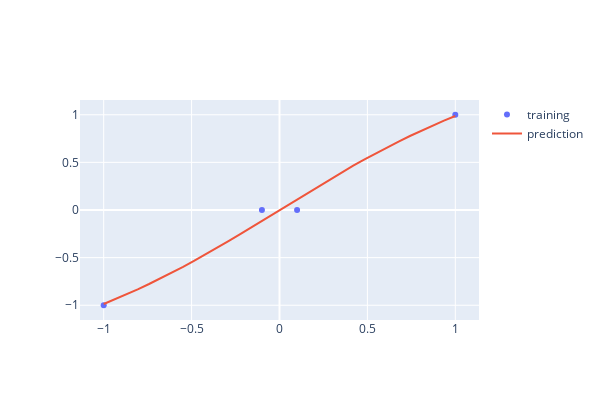
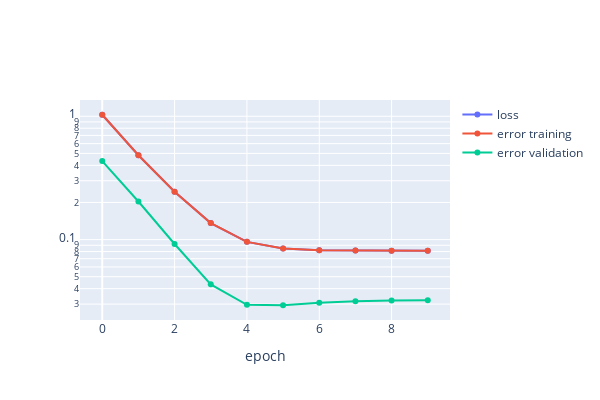
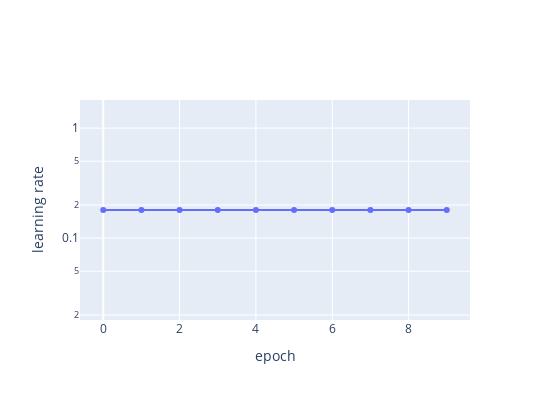

Notebook cell for these charts, in order:
### Code cell
dnn_val = keras.models.Sequential()
dnn_val.add(keras.layers.InputLayer(input_shape=1))
dnn_val.add(keras.layers.Dense(8, activation='tanh'))
dnn_val.add(keras.layers.Dense(1, activation="linear"))

n_epochs = 10
metric_lr = np.zeros((n_epochs,))
initial_learning_rate = 0.1
final_learning_rate = 0.4

learning_rate = 0.18
lr_callback = keras.callbacks.LearningRateScheduler(lr_constant)
# lr_callback = keras.callbacks.LearningRateScheduler(lr_exponential_decay)

dnn_val.compile(loss='mse', optimizer=optimr, metrics=['mse','mae'])

x_t = [-1, -0.1, 0.1, 1]
y_t = [-1, 0, 0, 1]

x_t = np.array(x_t, dtype = np.float32)
y_t = np.array(y_t, dtype = np.float32)

x_v = np.linspace(-1.,1.,8)
y_v = x_v

history = dnn_val.fit(x_t, y_t,           
                  validation_data=(x_v,y_v),         
                  epochs=n_epochs,
                  batch_size=int(x_t.size),
                  callbacks = [lr_callback,print_dots()], 
                  verbose = 0)

fig = go.Figure()
fig.add_trace(go.Scatter(x=x_t, y=y_t, mode='markers', name='training'))
x_p = np.linspace(-1,1,32)
fig.add_trace(go.Scatter(x=x_p, mode='lines',                        
                         y=np.array(dnn_val.predict(x_p)).reshape((x_p.size,)),
                         name='prediction'))
fig.update_layout(height=400, width=600)
fig.show()

fig = go.Figure()
plot_history(fig, history)
fig.show()

fig = go.Figure()
fig.add_trace(go.Scatter(y=metric_lr))
fig.update_layout(height=400, width=550, yaxis_type='log', 
                  xaxis_title='epoch', yaxis_title='learning rate')
fig.show()

### Figure 1 — Plotly figure (JSON) as saved in the notebook; plotly's stock layout.template omitted (floating-point values rounded to 4 significant figures)
{"data": [{"mode": "markers", "name": "training", "type": "scatter", "x": [-1, -0.1, 0.1, 1], "y": [-1, 0, 0, 1]}, {"mode": "lines", "name": "prediction", "type": "scatter", "x": [-1, -0.9355, -0.871, -0.8065, -0.7419, -0.6774, -0.6129, -0.5484, -0.4839, -0.4194, -0.3548, -0.2903, -0.2258, -0.1613, -0.09677, -0.03226, 0.03226, 0.09677, 0.1613, 0.2258, 0.2903, 0.3548, 0.4194, 0.4839, 0.5484, 0.6129, 0.6774, 0.7419, 0.8065, 0.871, 0.9355, 1], "y": [-0.9866, -0.9376, -0.8863, -0.8328, -0.7771, -0.719, -0.6587, -0.5962, -0.5317, -0.4652, -0.3969, -0.327, -0.2558, -0.1835, -0.1104, -0.03687, 0.03687, 0.1104, 0.1835, 0.2558, 0.327, 0.3969, 0.4652, 0.5317, 0.5962, 0.6587, 0.719, 0.7771, 0.8328, 0.8863, 0.9376, 0.9866]}], "layout": {"height": 400, "width": 600}}

### Figure 2 — Plotly figure (JSON) as saved in the notebook; plotly's stock layout.template omitted (floating-point values rounded to 4 significant figures)
{"data": [{"name": "loss", "type": "scatter", "y": [1.029, 0.4828, 0.2444, 0.1362, 0.09585, 0.08459, 0.082, 0.08144, 0.08131, 0.08126]}, {"name": "error training", "type": "scatter", "y": [1.029, 0.4828, 0.2444, 0.1362, 0.09585, 0.08459, 0.082, 0.08144, 0.08131, 0.08126]}, {"name": "error validation", "type": "scatter", "y": [0.4329, 0.2036, 0.0921, 0.04336, 0.0296, 0.02935, 0.03077, 0.03167, 0.0321, 0.03228]}], "layout": {"height": 400, "width": 600, "xaxis": {"title": {"text": "epoch"}}, "yaxis": {"type": "log"}}}

### Figure 3 — Plotly figure (JSON) as saved in the notebook; plotly's stock layout.template omitted (floating-point values rounded to 4 significant figures)
{"data": [{"type": "scatter", "y": [0.18, 0.18, 0.18, 0.18, 0.18, 0.18, 0.18, 0.18, 0.18, 0.18]}], "layout": {"height": 400, "width": 550, "xaxis": {"title": {"text": "epoch"}}, "yaxis": {"title": {"text": "learning rate"}, "type": "log"}}}
